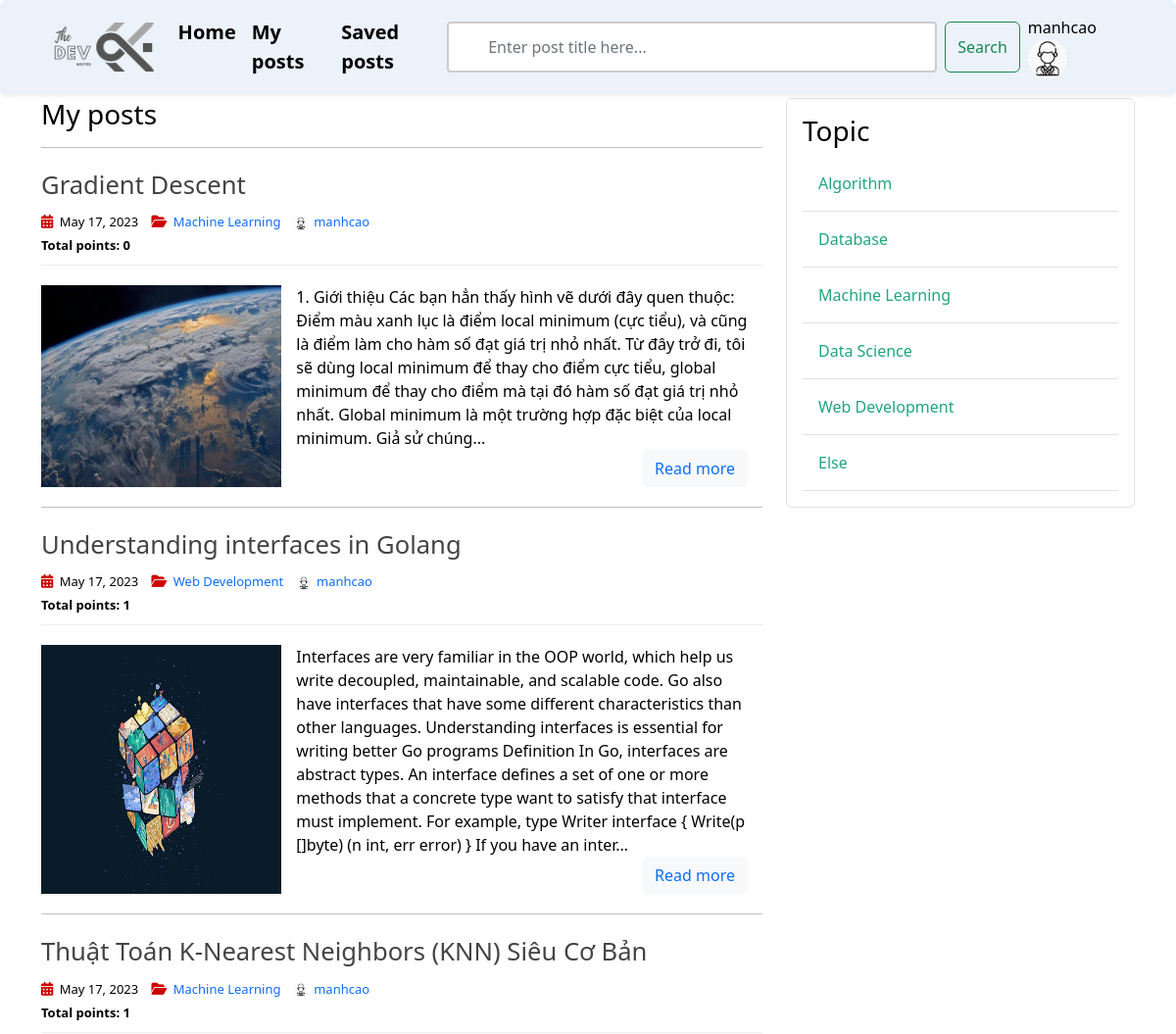
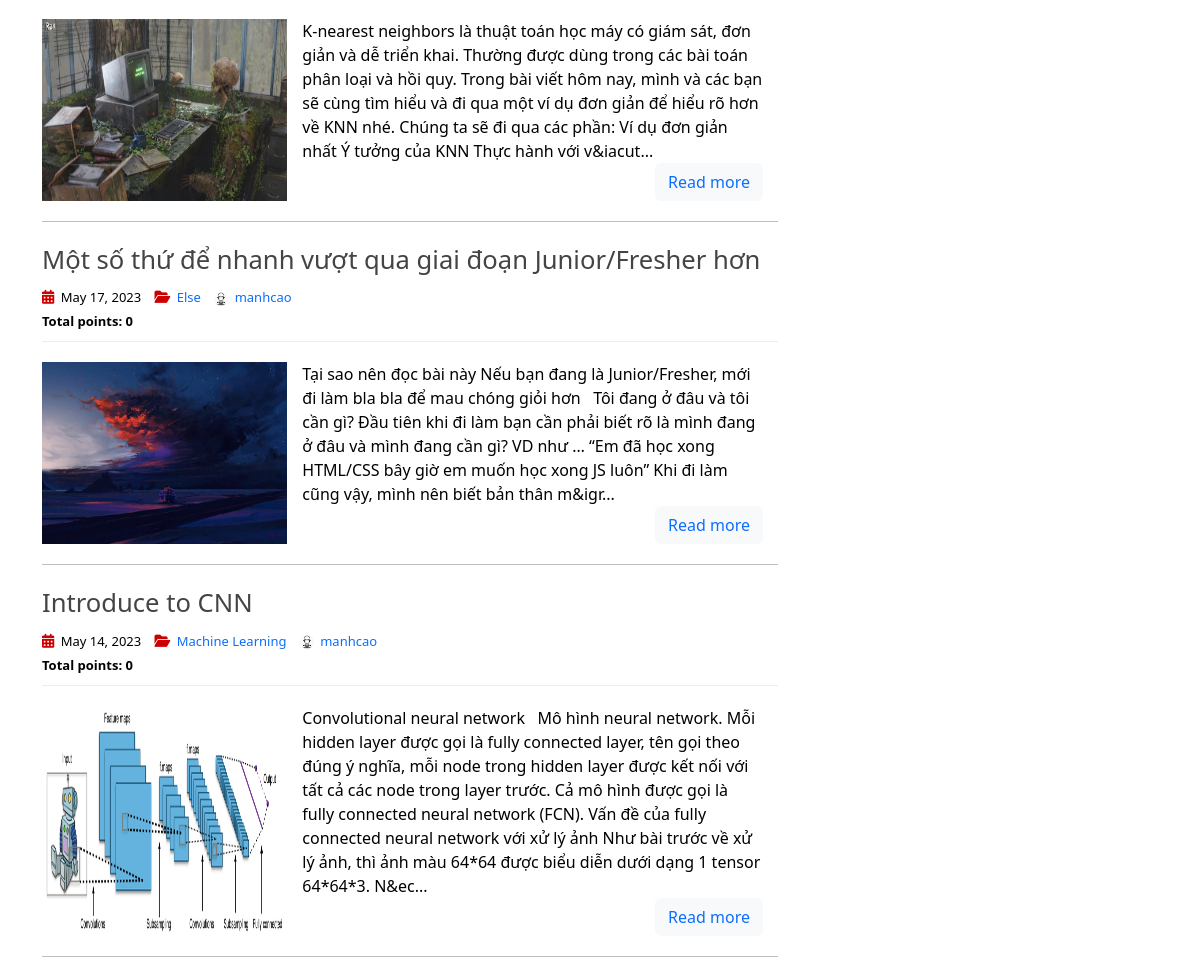
The page /mine (signed in) on the database as committed earlier (2 pictures, top to bottom).
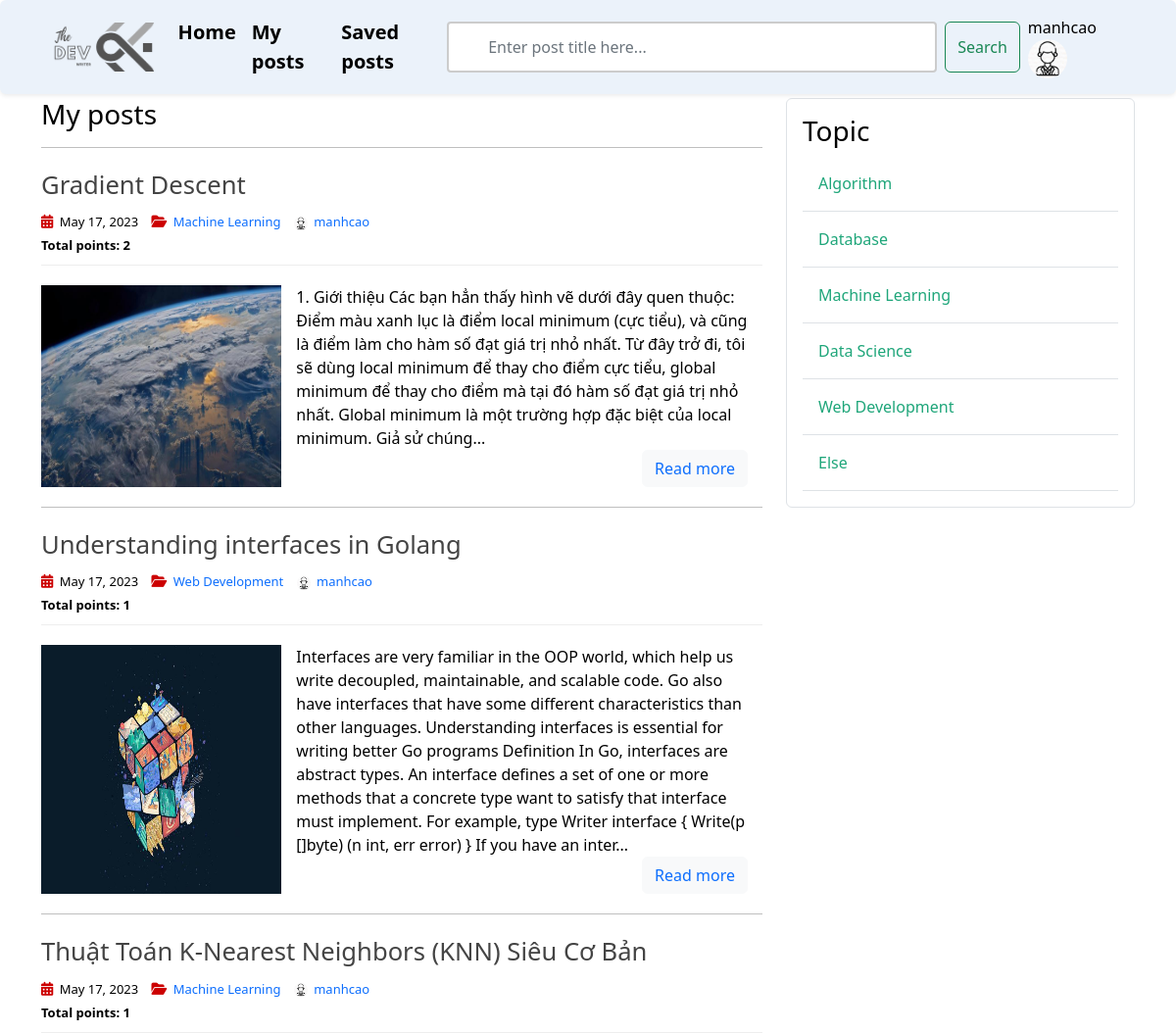
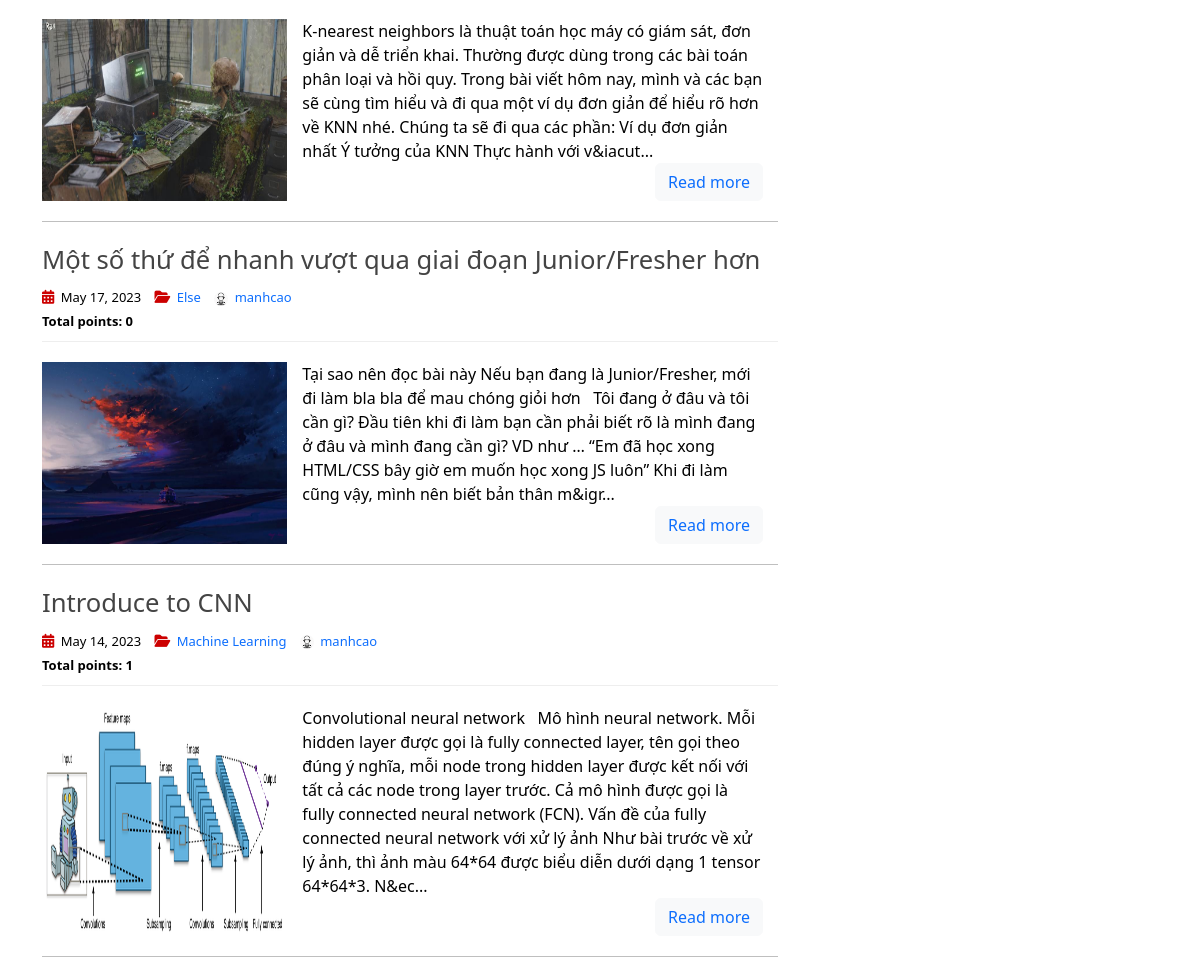
The same page on the database as committed later (2 pictures, top to bottom).
### post_app/models.py (models this page shows, shortened)
class Post(models.Model):
    title = models.CharField(max_length=256)
    content = RichTextField(blank=True, null=True)
    date_posted = models.DateTimeField(default=timezone.now)
    author = models.ForeignKey(User, on_delete=models.CASCADE)
    image = models.ImageField(
        default='post_default.jpg', upload_to='post_pics')
    topic = models.ForeignKey(
        Topic, on_delete=models.CASCADE, null=True, blank=False)
    vote_count = models.IntegerField(default=0)

class Topic(models.Model):
    name = models.CharField(max_length=256)

### user_app/models.py (models this page shows, shortened)
class Profile(models.Model):
    user = models.OneToOneField(User, on_delete=models.CASCADE)
    avatar = models.ImageField(default='default.jpg', upload_to='profile_pics')

### post_app/views.py (the view, shortened to what this page needs)
# urls.py: path('mine', MyPostListView.as_view(), name='mine'),
class MyPostListView(ListView):
    model = Post
    template_name = 'post/my_posts.html'
    context_object_name = 'posts'
    paginate_by = 5
    def get_queryset(self):
        user = self.request.user
        return Post.objects.filter(author=user).order_by('-date_posted')
    def get_context_data(self, **kwargs):
        user = self.request.user
        context = super(MyPostListView, self).get_context_data(**kwargs)
        context['posts'] = Post.objects.filter(
            author=user).order_by('-date_posted')
        context['topics'] = Topic.objects.all()
        user_voted = {}
        if self.request.user.is_authenticated :
            for post in context['posts'] :
                try :
                    vote = Vote.objects.get(user=self.request.user, voted_post=post)
                    user_voted[post.id] = vote.vote_type
                except Vote.DoesNotExist :
                    pass
        context['user_voted'] = user_voted
        return context

### post_app/templates/post/my_posts.html (shortened to what this page needs)
{% extends 'base.html' %}
{% load static %}
{% load custom_tags %}
{% block post_content %}
<head>
    <link rel="stylesheet" type="text/css" href="{% static 'article/home.css' %}">
</head>
    <h3 class="mb-3">My posts</h3>
    <hr>
    {% for post in posts %}
    <article>
        <header>
            <h2>
                <a href="{% url 'post-detail' post.id %}" class="post-title">
                    {{ post.title }}
                </a>
            </h2>
            <div class="entry-meta">
                <span>
                    <i class="fa-solid fa-calendar-days"></i>
                    {{ post.date_posted | date:"F d, Y" }}
                </span>
                <span>
                    <i class="fa-solid fa-folder-open"></i>
                    <a href="{% url 'topic-posts' post.topic.id %}" class="topic-link">
                        {{ post.topic.name }}
                    </a>
                </span>
                <span>
                    <img class="rounded-circle account-img" src="{{ post.author.profile.avatar.url }}" alt="account-image">
                    <a href="{% url 'user-posts' post.author.username %}" class="ms-auto">{{ post.author }}</a>
                </span>
                <br>
                <span class="vote-span">
                    <span id="vote-count">
                    <b>Total points: {{ post.vote_count }}</b>
                    </span>
                </span>
            </div>
        </header>
        <div class="entry-content">
            <img class="col-sm-4" src="{{ post.image.url }}" alt="image">
            <div class="post-content">
                <div class="truncate-content">
                    {% if post.content|length > 550 %}
                        {{ post.content|striptags|safe|slice:":550" }}...
                    {% else %}
                        {{ post.content|striptags|safe }}
                    {% endif %}
                </div>
                <p>
                    <button type="button" class="btn btn-light">
                        <a href="{% url 'post-detail' post.id %}">
                            Read more
                        </a>
                    </button>
                </p>
            </div>
        </div>
    </article>
        <hr class="section-divider">
    {% endfor%}
{% endblock post_content %}
{% block topic_content %}
    {% include 'topic/topic_sidebar.html' %}
{% endblock topic_content %}

Rows that differ between the two databases and show on the page:
changed Post "Gradient Descent": vote_count "0" → "2"
changed Post "Introduce to CNN": vote_count "0" → "1"
